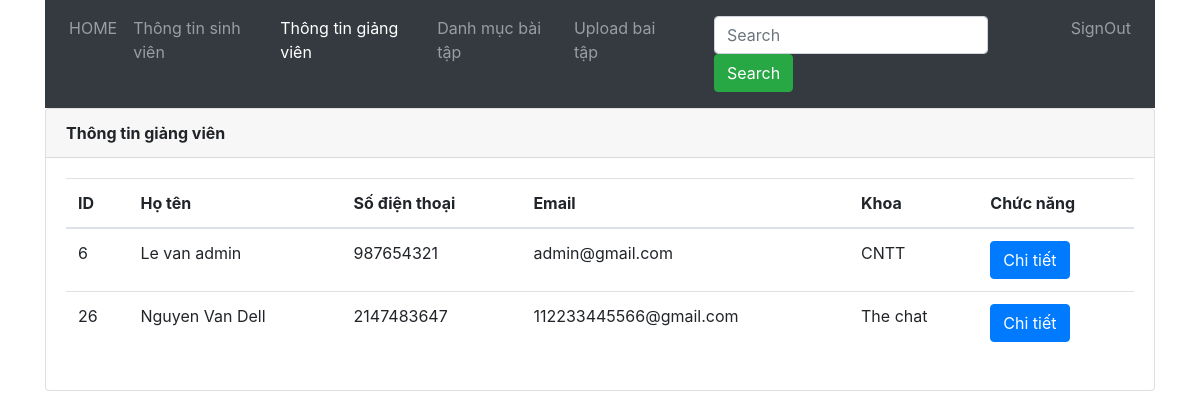
/pages/teacher.php, run on the app's committed database.
### tables this page shows
CREATE TABLE `account` (
  `ID` int(11) NOT NULL,
  `Username` text NOT NULL,
  `Pass` text NOT NULL,
  `Is_teacher` smallint(1) NOT NULL,
  `Name` text NOT NULL,
  `Phone` int(11) NOT NULL,
  `Email` text NOT NULL,
  `Khoa` text NOT NULL,
  `Avatar` varchar(255) DEFAULT NULL
);

### pages/teacher.php (the view, shortened to what this page needs)
<!DOCTYPE html>
<html lang="en">
<head>
    <link href="/qlsv/bootstrap/css/bootstrap.min.css" rel="stylesheet" style="text/css">
    <link href="/qlsv/bootstrap/css/bootstrap.css" rel="stylesheet" style="text/css">
</head>
<body>
    <div class="container">
        <nav class="navbar navbar-expand-sm bg-dark navbar-dark">
            <ul class="navbar-nav">
                <li class="nav-item ">
                    <a class="nav-link" href='profile.php?id=$ID'>HOME</a>
                </li>
                <li class="nav-item">
                    <a class="nav-link " href='student.php'>Thông tin sinh viên</a>
                </li>
                <li class="nav-item">
                    <a class="nav-link active" href="teacher.php">Thông tin giảng viên</a>
                </li>
                <li class="nav-item">
                    <a class="nav-link" href="list_exam.php?id=$ID">Danh mục bài tập</a>
                </li>
                <li class="nav-item">
                    <a class="nav-link" href="student_upload.php">Upload bai tập</a>
                </li>
                <li class="nav-item">
                    <a class="nav-link" href="#"></a>
                </li>
                <nav class="navbar navbar-expand-sm bg-dark navbar-darks">
                    <form class="form-inline" action="#">
                        <input class="form-control mr-sm-2" type="text" placeholder="Search">
                        <button class="btn btn-success" type="submit">Search</button>
                    </form>
                </nav>
                <li class="nav-item">
                    <a class="nav-link" href="../lib/signout.php">SignOut</a>
                </li>
            </ul>
        </nav>
    </div>
    <div class="container">
        <div class="card">
            <div class="card-header"><b>Thông tin giảng viên</b></div>
            <div class="card-body">
                <table class="table">
                <thead>
                <tr>
                    <th>ID</th>
                    <th>Họ tên</th>
                    <th>Số điện thoại</th>
                    <th>Email</th>
                    <th>Khoa</th>
                    <th>Chức năng</th>
                </tr>
                </thead>
                <tbody>
                    <?php
                        include ("../lib/connectDB.php");
                        $query = "SELECT * FROM account WHERE Is_teacher = '1'";
                        $result = mysqli_query($connectDB, $query);
							if(mysqli_num_rows($result) > 0){
								while ($r = mysqli_fetch_assoc($result)){
                                    $ID = $r['ID'];
                                    $ten= $r['Name'];
                                    $sdt = $r['Phone'];
                                    $mail = $r['Email'];
                                    $khoa = $r['Khoa'];
                                    echo "<tr>";
                                    echo "<td>$ID</td>";
                                    echo "<td>$ten</td>";
                                    echo "<td>$sdt</td>";
                                    echo "<td>$mail</td>";
                                    echo "<td>$khoa</td>";
                                    echo " <td>";
                                    echo "<a href='message.php?id=$ID'><input class='btn btn-primary' id='btnChitiet' type='button' value='Chi tiết' '></a>
                                    </td>";
                                    echo"</tr>";
                                }
                            }
					?>
                </tbody>
                </table>
            </div>
        </div>
    </div>
</body>
</html>

### data on the page
account: ID "6", Name "Le van admin", Phone "987654321", Email "admin@gmail.com", Khoa "CNTT"
account: ID "26", Name "Nguyen Van Dell", Phone "2147483647", Email "112233445566@gmail.com", Khoa "The chat"
